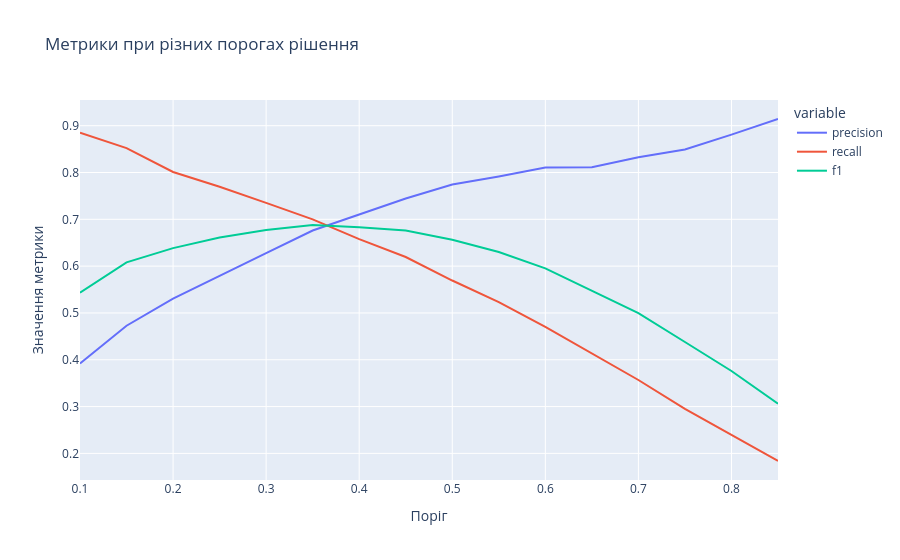

This figure's notebook cell:
### Code cell
# Візуалізуйте як змінюються метрики якості при зміні порогу

fig = px.line(
    metrics_df.melt(id_vars = "threshold"),
    x = "threshold",
    y = "value",
    color = "variable",
    title = "Метрики при різних порогах рішення",
    labels = {"value": "Значення метрики", "threshold": "Поріг"}
)
fig.show()

### Figure 1 — Plotly figure (JSON) as saved in the notebook; plotly's stock layout.template omitted (floating-point values rounded to 4 significant figures)
{"data": [{"hovertemplate": "variable=precision<br>Поріг=%{x}<br>Значення метрики=%{y}<extra></extra>", "legendgroup": "precision", "line": {"color": "#636efa", "dash": "solid"}, "marker": {"symbol": "circle"}, "mode": "lines", "name": "precision", "orientation": "v", "showlegend": true, "type": "scatter", "x": [0.1, 0.15, 0.2, 0.25, 0.3, 0.35, 0.4, 0.45, 0.5, 0.55, 0.6, 0.65, 0.7, 0.75, 0.8, 0.85], "xaxis": "x", "y": [0.3921, 0.4727, 0.5307, 0.5798, 0.6278, 0.6761, 0.7106, 0.7446, 0.7744, 0.7915, 0.8106, 0.8113, 0.8325, 0.8492, 0.881, 0.9143], "yaxis": "y"}, {"hovertemplate": "variable=recall<br>Поріг=%{x}<br>Значення метрики=%{y}<extra></extra>", "legendgroup": "recall", "line": {"color": "#EF553B", "dash": "solid"}, "marker": {"symbol": "circle"}, "mode": "lines", "name": "recall", "orientation": "v", "showlegend": true, "type": "scatter", "x": [0.1, 0.15, 0.2, 0.25, 0.3, 0.35, 0.4, 0.45, 0.5, 0.55, 0.6, 0.65, 0.7, 0.75, 0.8, 0.85], "xaxis": "x", "y": [0.8851, 0.8521, 0.8011, 0.7696, 0.7351, 0.6999, 0.6576, 0.6195, 0.5693, 0.5233, 0.4702, 0.4135, 0.3568, 0.295, 0.2391, 0.1838], "yaxis": "y"}, {"hovertemplate": "variable=f1<br>Поріг=%{x}<br>Значення метрики=%{y}<extra></extra>", "legendgroup": "f1", "line": {"color": "#00cc96", "dash": "solid"}, "marker": {"symbol": "circle"}, "mode": "lines", "name": "f1", "orientation": "v", "showlegend": true, "type": "scatter", "x": [0.1, 0.15, 0.2, 0.25, 0.3, 0.35, 0.4, 0.45, 0.5, 0.55, 0.6, 0.65, 0.7, 0.75, 0.8, 0.85], "xaxis": "x", "y": [0.5434, 0.6081, 0.6384, 0.6613, 0.6772, 0.6878, 0.6831, 0.6763, 0.6562, 0.6301, 0.5952, 0.5478, 0.4995, 0.4379, 0.3761, 0.306], "yaxis": "y"}], "layout": {"legend": {"title": {"text": "variable"}, "tracegroupgap": 0}, "title": {"text": "Метрики при різних порогах рішення"}, "xaxis": {"anchor": "y", "domain": [0, 1], "title": {"text": "Поріг"}}, "yaxis": {"anchor": "x", "domain": [0, 1], "title": {"text": "Значення метрики"}}}}
